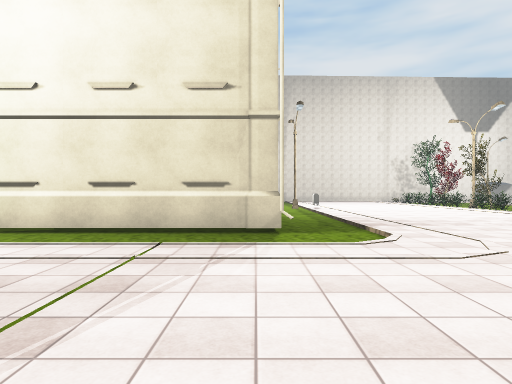
view 1 (above)

20 first-person views from a walk through a Unity game level. The camera is 1.5 m above the floor, looks level and sees 75° across. The floor is counted in squares, 2 m on a side. Each view is taken from the middle of a square. On the plan, view 1 faces up. The plan holds only what a view shows up to about 11 squares ahead; the rest is blank. The place goes on beyond the plan. The player character is not drawn. Some surface patterns are stand-ins.

view 2
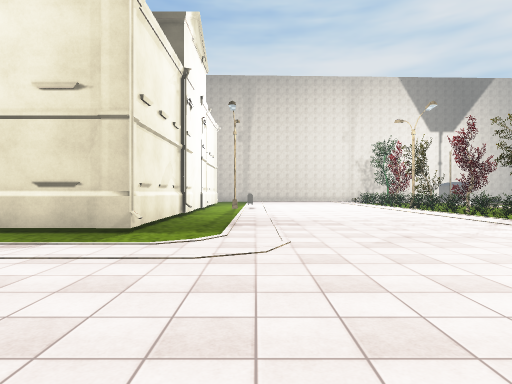

view 3
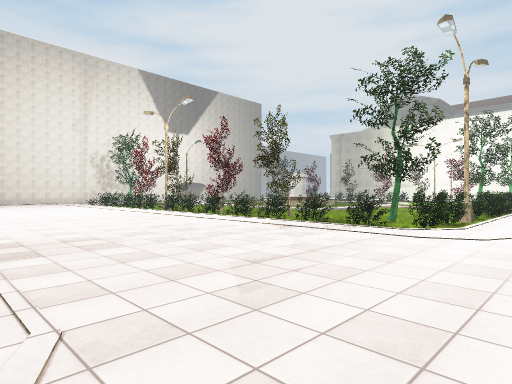

view 4
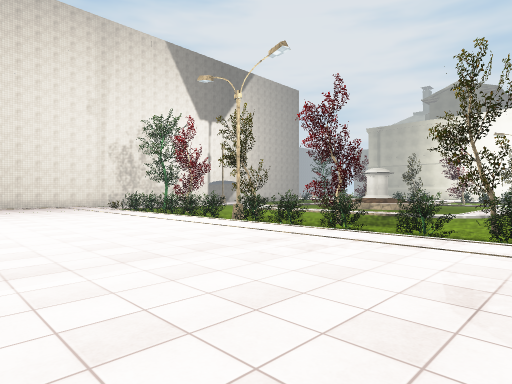

view 5
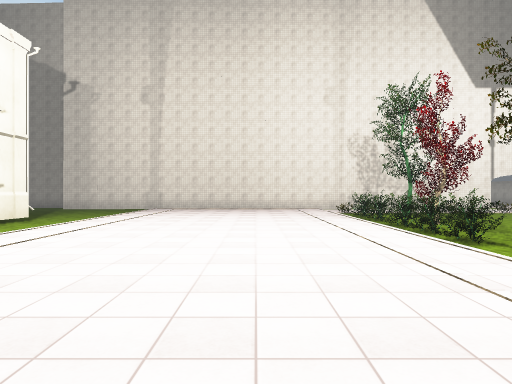

view 6
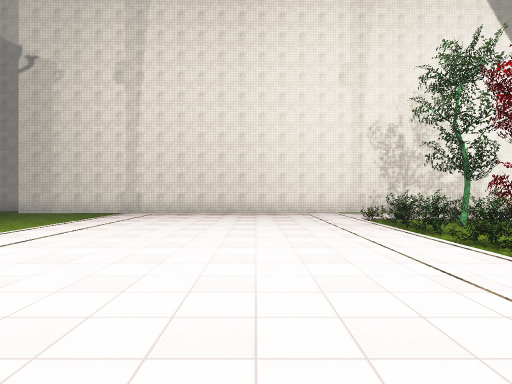

view 7
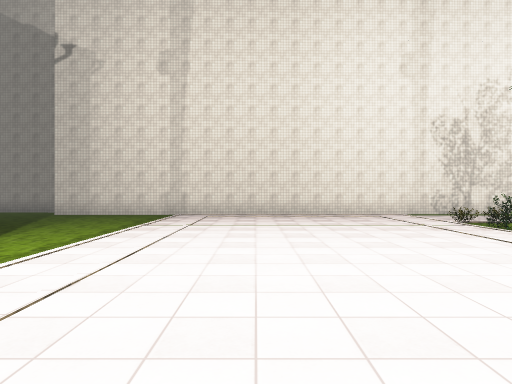

view 8
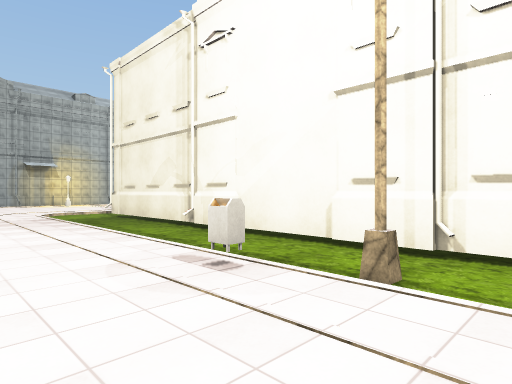

view 9
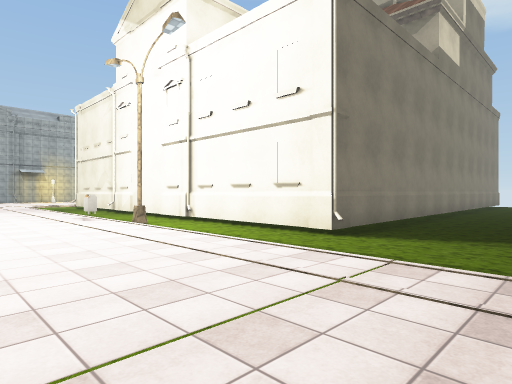

view 10
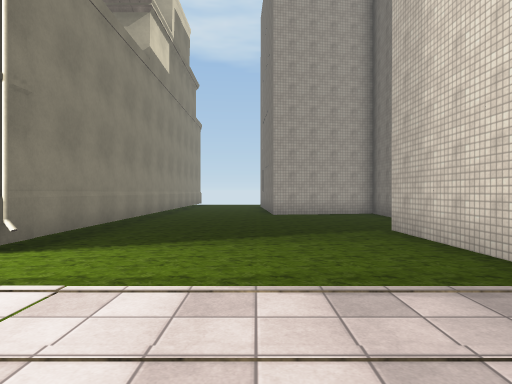

view 11
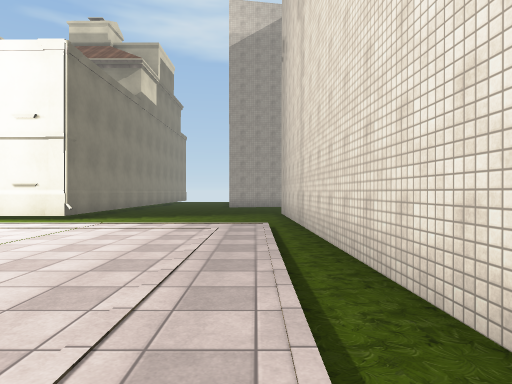

view 12
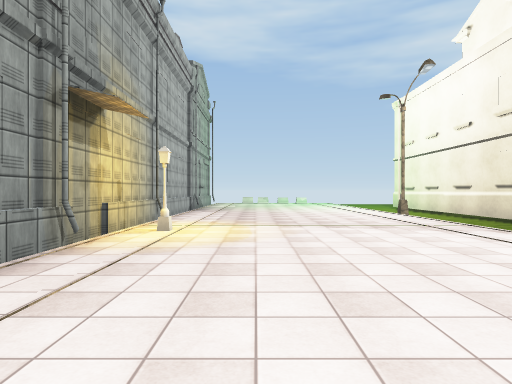

view 13
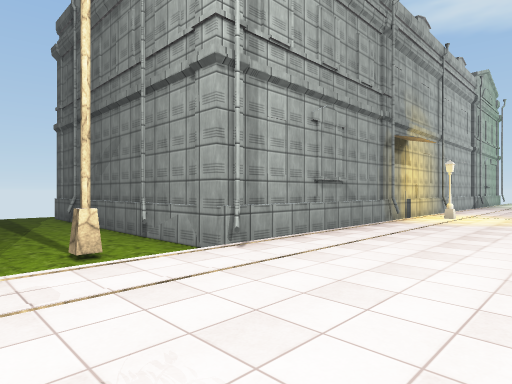

view 14
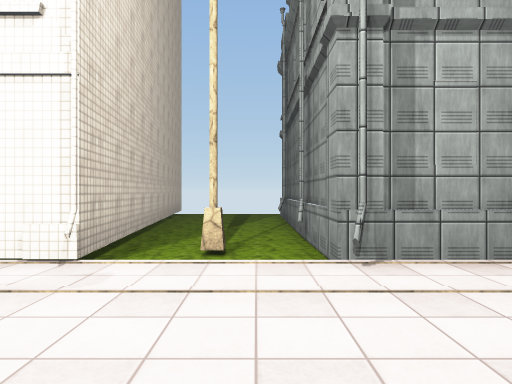

view 15
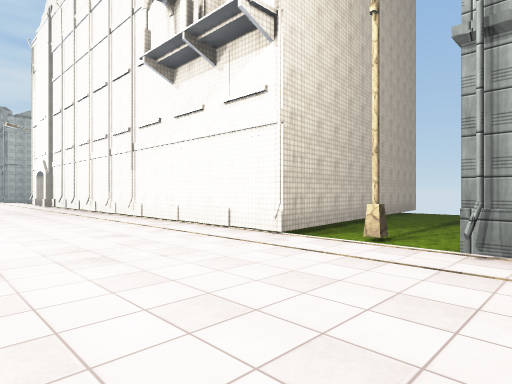

view 16
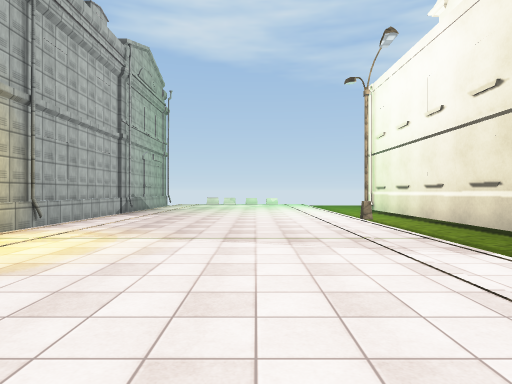

view 17
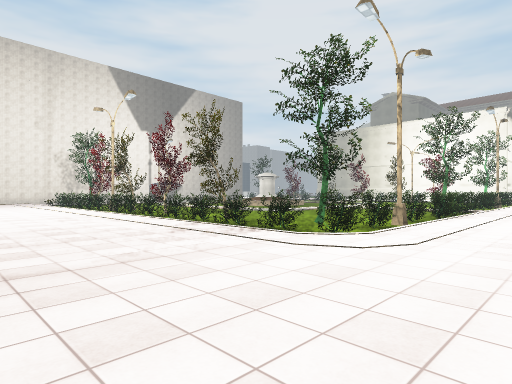

view 18
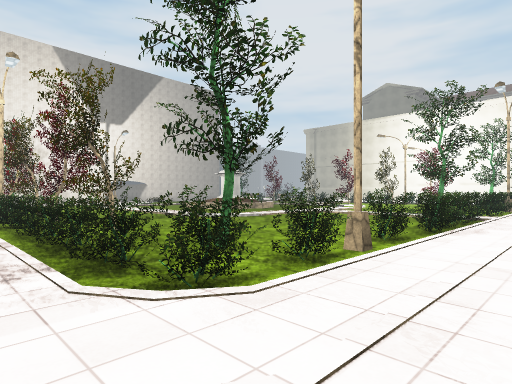

view 19
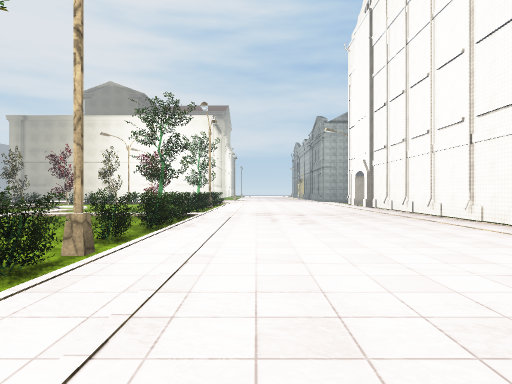

view 20
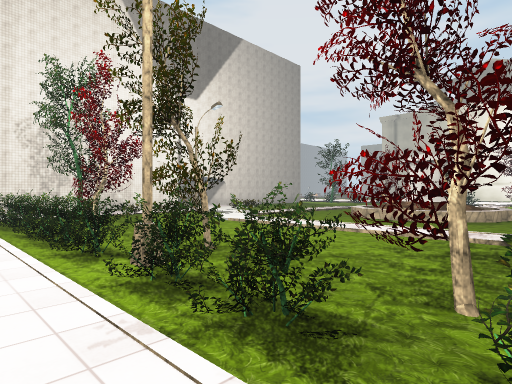

### Floor plan
Key: @ floor where view 1 was taken; # wall or solid block; . main floor; - floor 0.25 m lower than the main floor; / step, stairs or slope; = window, fence, low wall or low ledge; ^ raised ledge; B bush; T tree; M mailbox; L lamp; O other object.
Columns run from 6 left of view 1 to 22 right of it. Each row starts with its distance up from view 1.
 30 #
 29 ---         ###
 28 ----#########---
 27 ---------..........
 26 ---------..........
 25 ---------.......OO.OO
 24 ---------......./B---
 23 ---------.......BBT---
 22 ---------.......BB----
 21 #######--.......BB=---.
 20       #--.......BB----.
 19       #--.......BB----.
 18       #--.......BB----.--^^
 17       #-#......./==---.--^^^
 16       #--.......BB----.--^^^
 15       #--M......B-----.---^^^
 14       #--......./B=---.---
 13       #--.......BB----
 12       #--......./B----//
 11       #--.......BB-----/
 10       #--.......BB=-----
  9       #--.......B---------
  8       #--.......BB--------
  7 #######--.......BBT-------- T
  6 ---------......./BB--B--BBB B
  5 /////////........BBBBBBBBBB.B
  4 ...........................
  3 ...........................
  2 ...........................
  1 ...........................
  0 ......@....................
 -1 ...........................
 -2 .....L.....................
 -3 ##############--###########
 -4              #--#
 -5              #--##
 -6              #---#
 -7              #---#
 -8              #---#
 -9              #---#
-10              #---#
-11              --

Positions as (right, up) in squares from view 1, and headings:
1: (0, 0), facing up
2: (3, 0), facing up
3: (3, 3), facing up-right
4: (4, 9), facing up-right
5: (7, 12), facing up
6: (7, 15), facing up
7: (5, 16), facing up
8: (5, 18), facing down-left
9: (6, 25), facing down-left
10: (5, 25), facing left
11: (10, 27), facing left
12: (6, 0), facing left
13: (10, 1), facing down-left
14: (8, 1), facing down
15: (6, 2), facing down-right
16: (4, 2), facing left
17: (5, 2), facing up-right
18: (9, 3), facing up-right
19: (9, 3), facing right
20: (9, 13), facing up-right
